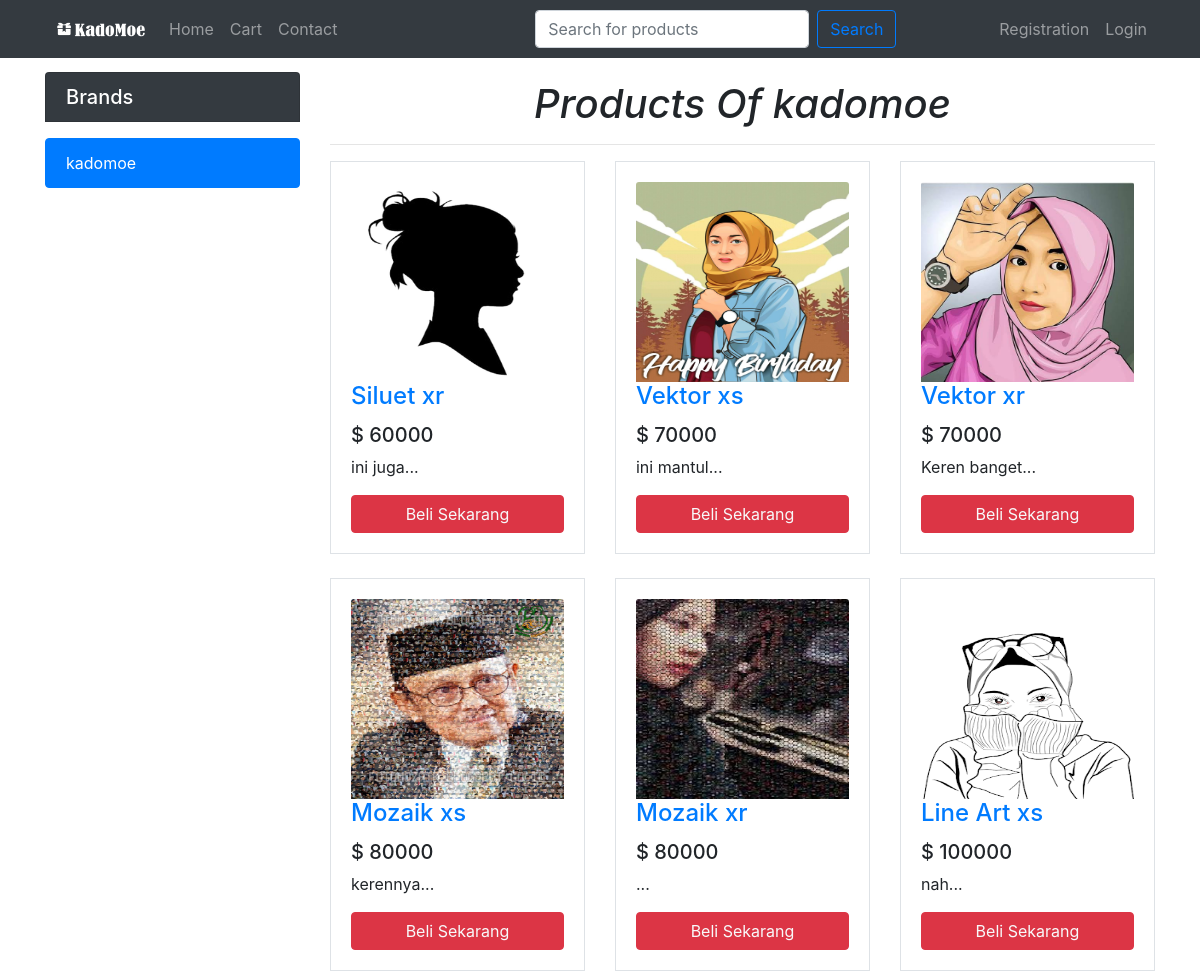
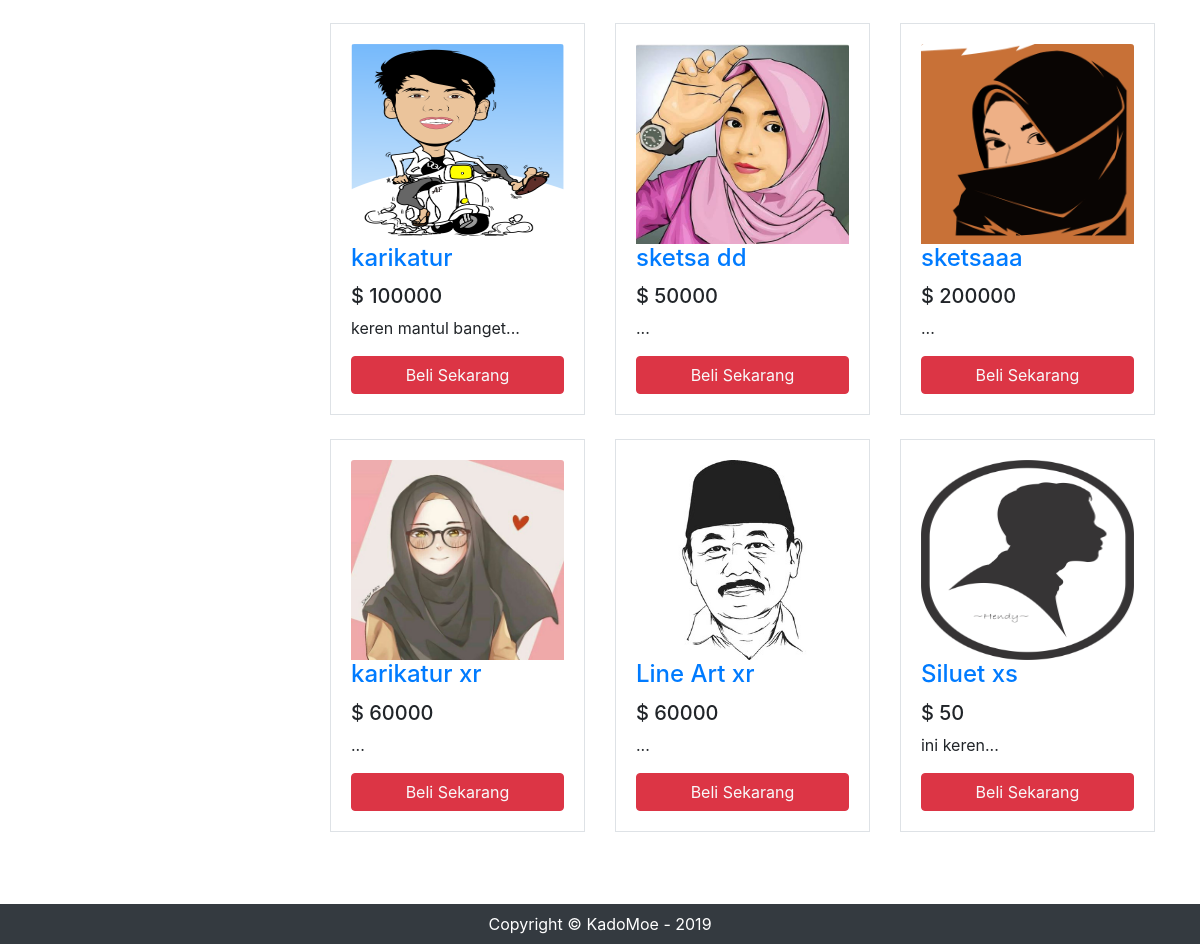
The page /productsByBrand.php?brand_id=64 on the database its author committed (2 pictures, top to bottom).
### tables this page shows
CREATE TABLE `brands` (
  `id` int(11) NOT NULL,
  `brand_name` varchar(255) NOT NULL
);

CREATE TABLE `products` (
  `pro_id` int(11) NOT NULL,
  `pro_name` varchar(255) NOT NULL,
  `cat_id` int(11) NOT NULL,
  `brand_id` int(11) NOT NULL,
  `price` float NOT NULL,
  `description` text NOT NULL,
  `image` varchar(255) NOT NULL,
  `type` int(11) NOT NULL
);

### classes/brand.php (called while the page is built, shortened)
<?php
class brand
{
    public function getBrands(){
        $query = "SELECT * FROM brands ORDER BY id DESC";
        $result = db::select($query);
        return $result;
    }
    public function getBrandById($id){
        $id = mysqli_real_escape_string(db::conn(), $id);
        $query = "SELECT * FROM brands where id = '$id'";
        $result = db::select($query)->fetch_assoc();
        return $result;
    }
}

### lib/db.php (called while the page is built, shortened)
<?php
	class db
	{
		public static function conn()
		{
			try {
				$db = new mysqli('localhost', 'root', '', 'db_KadoMoe');
				return $db;
			} catch (Exception $e) {
				die('Unable to connect ! '.$e->getMessage());
			}
		}
		public static function select($query)
		{
			$result = self::conn()->query($query);
			return $result;
		}
	}
?>

### classes/product.php (called while the page is built, shortened)
<?php
class product
{
    public function getProductsByBrand($brand_id)
    {
        $brand_id = mysqli_real_escape_string(db::conn(), $brand_id);
        $query = "SELECT products.*, brands.brand_name, categories.cat_name FROM products INNER JOIN brands ON products.brand_id = brands.id INNER JOIN categories ON products.cat_id = categories.id WHERE brand_id = '$brand_id'";
        $result = db::select($query);
        return $result;
    }
}

### classes/format.php (called while the page is built, shortened)
<?php
class format
{
    public function textShorten($text, $limit){
        $text = substr($text, 0, $limit);
        $text = substr($text, 0, strrpos($text, ' '));
        $text = $text."...";
        return $text;
    }
}

### productsByBrand.php (the view, shortened to what this page needs)
<?php
include "inc/header.php";
?>
    <div class="container">
        <div class="row">
            <div class="col-md-3">
                <?php include "inc/brands.php";?>
            </div>
            <div class="col-md-9">
                <br>
                <h1 class="font-italic text-center">
                    <?php
                    if (isset($_GET['brand_id'])){
                    $brand_id = $_GET['brand_id'];
                    $brand_name = $br->getBrandById($brand_id);
                    if ($brand_name){
                        echo "Products Of " . $brand_name['brand_name']."<hr>";
                    }
                    ?>
                </h1>
                <div class="row">
                    <?php
                    $pros = $product->getProductsByBrand($brand_id);
                    $pro_rows = mysqli_num_rows($pros);
                    if ($pro_rows > 0) {
                        while ($pro = $pros->fetch_assoc()) {
                            ?>
                            <div class="col-lg-4 col-md-6 col-sm-6 mb-4">
                                <div class="card-body border">
                                    <a href="details.php?pro_id=<?php echo $pro['pro_id']; ?>"><img
                                            class="card-img-top" src="<?php echo $pro['image']; ?>" height="200"
                                            alt=""></a>
                                    <h4 class="card-title">
                                        <a href="details.php?pro_id=<?php echo $pro['pro_id']; ?>"><?php echo $pro['pro_name']; ?></a>
                                    </h4>
                                    <h5>$ <?php echo $pro['price']; ?></h5>
                                    <p class="card-text"><?php echo $fm->textShorten($pro['description'], 80); ?></p>
                                    <a href="details.php?pro_id=<?php echo $pro['pro_id']; ?>"
                                       class="btn btn-danger text-light btn-block">Beli Sekarang</a>
                                </div>
                            </div>
                        <?php }
                    }
                    } else { ?>
                        <script>window.location = 'home.php'</script>
                    <?php } ?>
                </div>
            </div>
        </div>
    </div>
    <br>
<?php
include "inc/footer.php";
?>

### inc/brands.php
<h5 class="my-3 bg-dark list-group-item text-white">Brands</h5>
<div class="list-group">
    <?php
    $brands = $br->getBrands();
    if ($brands) {
        while ($brand = $brands->fetch_assoc()) {
            ?>
            <a href="productsByBrand.php?brand_id=<?php echo $brand['id']; ?>"
               class="list-group-item <?php if (isset($_GET['brand_id']) AND $_GET['brand_id'] == $brand['id']) echo 'active'; ?>"><?php echo $brand['brand_name']; ?></a>
        <?php }
    } ?>
</div>

### rows shown on the page
brands: brand_name "kadomoe"
products: image (picture), pro_name "Siluet xr", price "60000", description "ini juga..."
products: image (picture), pro_name "Vektor xs", price "70000", description "ini mantul..."
products: image (picture), pro_name "Vektor xr", price "70000", description "Keren banget..."
products: image (picture), pro_name "Mozaik xs", price "80000", description "kerennya..."
products: image (picture), pro_name "Mozaik xr", price "80000", description "..."
products: image (picture), pro_name "Line Art xs", price "100000", description "nah..."
products: image (picture), pro_name "karikatur", price "100000", description "keren mantul banget..."
products: image (picture), pro_name "sketsa dd", price "50000", description "..."
products: image (picture), pro_name "sketsaaa", price "200000", description "..."
products: image (picture), pro_name "karikatur xr", price "60000", description "..."
products: image (picture), pro_name "Line Art xr", price "60000", description "..."
products: image (picture), pro_name "Siluet xs", price "50", description "ini keren..."
